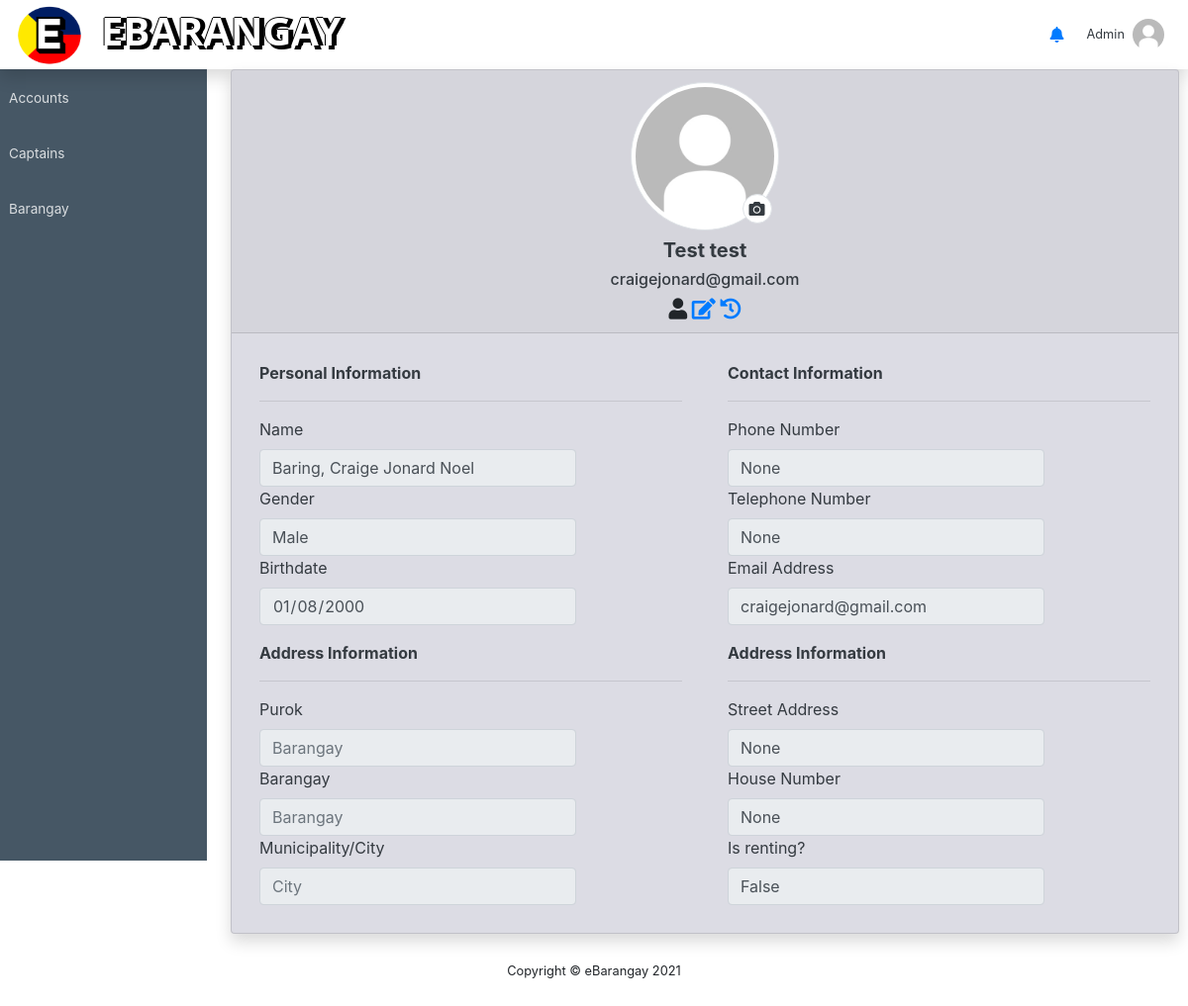
Before: /profile_alt.php?UsersID=41 (signed in) with the older database file.
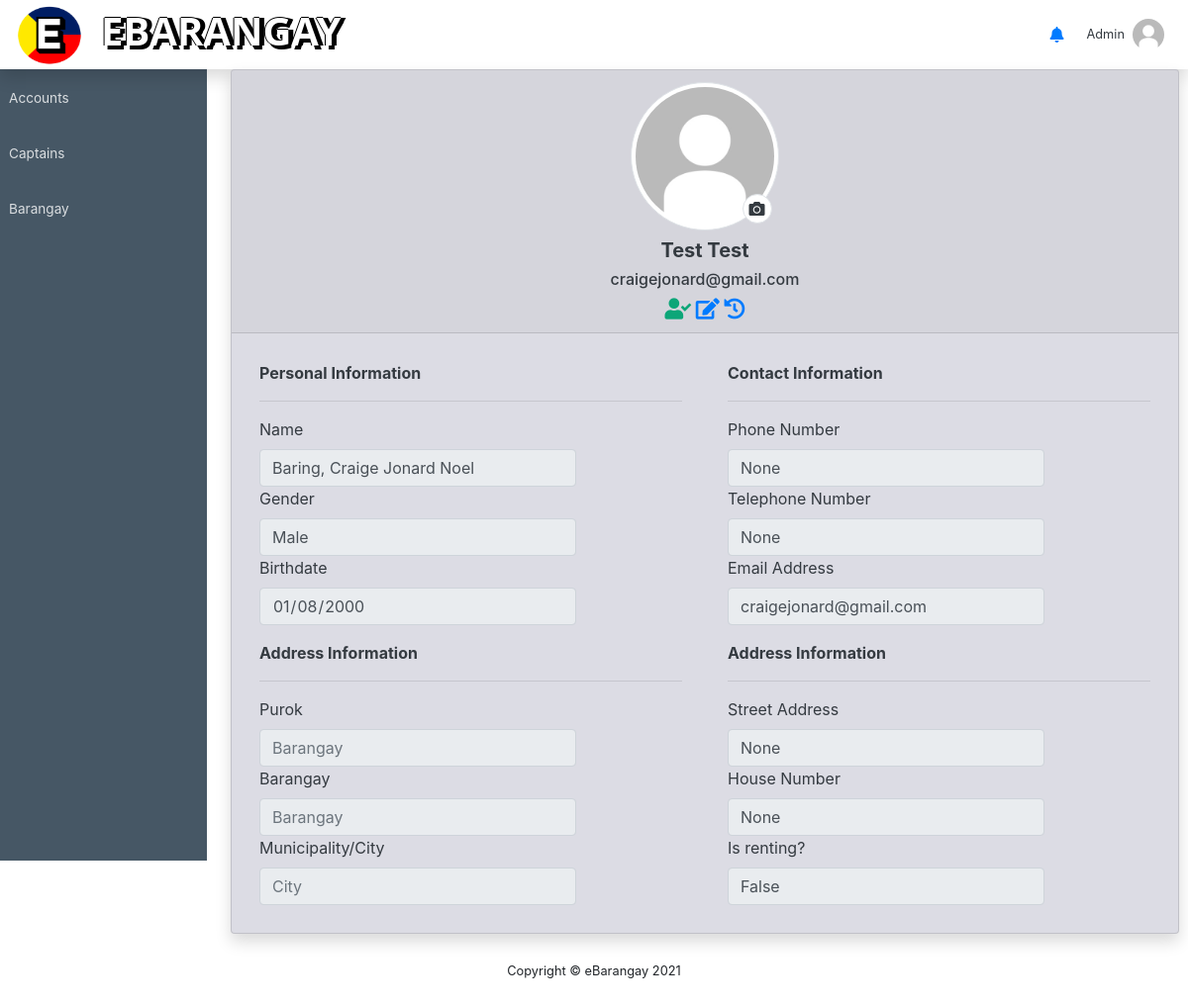
After: the same page with the newer database file.
### tables this page shows
CREATE TABLE `users` (
  `UsersID` int(11) NOT NULL,
  `Firstname` varchar(50) NOT NULL,
  `Middlename` varchar(50) DEFAULT NULL,
  `Lastname` varchar(50) NOT NULL,
  `dateofbirth` varchar(50) NOT NULL,
  `civilStat` varchar(50) NOT NULL,
  `emailAdd` varchar(50) NOT NULL,
  `username` varchar(50) NOT NULL,
  `usersPwd` varchar(255) DEFAULT NULL,
  `userGender` varchar(50) DEFAULT NULL,
  `userType` varchar(50) DEFAULT NULL,
  `profile_pic` varchar(129) DEFAULT NULL,
  `userBarangay` varchar(50) DEFAULT NULL,
  `userPurok` varchar(50) DEFAULT NULL,
  `phoneNum` varchar(20) DEFAULT NULL,
  `teleNum` varchar(20) DEFAULT NULL,
  `VerifyStatus` varchar(20) NOT NULL DEFAULT 'Pending',
  `userCity` varchar(30) NOT NULL DEFAULT 'None',
  `Status` varchar(20) NOT NULL DEFAULT 'Active',
  `landlordName` varchar(50) DEFAULT 'None',
  `landlordContact` varchar(50) DEFAULT 'NONE',
  `barangayPos` varchar(50) DEFAULT 'None',
  `userAddress` varchar(50) DEFAULT NULL,
  `userHouseNum` varchar(50) DEFAULT NULL,
  `IsLandlord` varchar(20) NOT NULL DEFAULT 'False',
  `isRenting` varchar(20) NOT NULL DEFAULT 'False',
  `startedLiving` date NOT NULL DEFAULT '0000-00-00'
);

### profile_alt.php (the view, shortened to what this page needs)
<?php
    if(!isset($_GET['viewProfile'])){
        include_once 'header.php';
    }
    else{
        session_start();
        include 'includes/dbh.inc.php';
    }
    $profile = $conn->query("SELECT *, concat(users.Firstname, ' ', users.Lastname) as name FROM users WHERE UsersID='{$_GET['UsersID']}'");
    $row=$profile->fetch_assoc();
?>
<div class="col d-flex flex-column px-4">
    <div class="card rounded shadow" style="background-color: #dcdce4;">
        <div class="card-header">
            <div class="text-center text-dark">
                <div class="user-avatar w-100 d-flex justify-content-center">
                    <span class="position-relative">
                        <img src="img/<?php echo $row["profile_pic"]; ?>" alt="Maxwell Admin" class="img-fluid img-thumbnail rounded-circle <?php
                            if($row["userType"] == "Resident"){
                                echo "img-res-profile";
                            }
                            elseif($row["userType"] == "Purok Leader"){
                                echo "img-purokldr-profile";
                            }
                            elseif($row["userType"] == "Captain"){
                                echo "img-capt-profile";
                            }
                            elseif($row["userType"] == "Secretary"){
                                echo "img-sec-profile";
                            }
                            elseif($row["userType"] == "Treasurer"){
                                echo "img-treas-profile";
                            }
                            elseif($row["userType"] == "Admin"){
                                echo "img-admin-profile";
                            }
                        ?>" style="width:150px; height:150px">
                        <a href="javascript:void(0)" data-toggle="modal" data-target="#ppModal" class="text-dark position-absolute rounded-circle img-thumbnail d-flex justify-content-center align-items-center" style="top:75%;left:75%;width:30px;height: 30px">
                            <i class="fas fa-camera"></i>
                        </a>
                    </span>
                </div>
                <div class="mt-2">
                    <h5 class="font-weight-bold"><?php echo $row['name'] ?></h5>
                    <h6 readonly><?php echo $_SESSION["emailAdd"]; ?></h6>
                </div>
            </div>
            <div class="text-center">
                <?php if($row['VerifyStatus'] == 'Verified'): ?>
                    <i class="fas fa-user-check fa-lg" alt="Verified" style="color: #0ca678"></i>
                <?php elseif($row['VerifyStatus'] == 'Unverified'): ?>
                    <i class="fas fa-user-slash fa-lg" alt="Unverified" style="color: #e63d2e"></i>
                <?php elseif($row['VerifyStatus'] == 'Pending'): ?>
                    <i class="fas fa-user fa-lg" alt="Pending verification"></i>
                <?php endif; ?>
                <a class="edit_account" href="javascript:void(0)" data-id="<?php echo $_GET['UsersID'] ?>"><i class="fas fa-edit fa-lg" data-toggle="modal" data-target="#editProfileModal" data-backdrop="static"></i></a>
                <?php if($_SESSION['userType'] == "Resident"): ?>
                <a class="view_requests" href="javascript:void(0)"><i class="fas fa-file fa-lg"></i></a>
                <a class="view_reklamos" href="javascript:void(0)"><i class="fas fa-exclamation-triangle fa-lg"></i></a>
                <?php else: ?>
                <a class="view_report" data-id="<?php echo $_GET['UsersID'] ?>" href="javascript:void(0)"><i class="fas fa-history fa-lg"></i></a>
                <?php endif; ?>
            </div>
        </div>
        <div class="card-body text-dark">
            <div class="row">
                <div class="col-md-6">
                    <div class="p-2">
                        <div>
                            <strong>Personal Information</strong><hr>
                        </div>
                        <label class="labels">Name</label>
                        <input type="text" class="form-control w-75" placeholder="Fname Mname Lname" value="<?php echo "{$_SESSION['Lastname']}, {$_SESSION['Firstname']} {$_SESSION['Middlename']}"?>" readonly>
                        <label class="labels">Gender</label>
                        <input type="text" class="form-control w-75" placeholder="Gender" value="<?php echo $_SESSION["userGender"] ?>" readonly>
                        <label class="labels">Birthdate</label>
                        <input type="date" class="form-control w-75" placeholder="Birthdate" value="<?php echo $_SESSION["dateofbirth"] ?>" readonly>
                    </div>
                    <div class="p-2">
                        <div>
                            <strong>Address Information</strong><hr>
                        </div>
                        <div class="row-md-4 row-sm-4">
                            <label class="labels">Purok</label>
                            <input type="text" class="form-control w-75" placeholder="Barangay" value="<?php echo $_SESSION["userPurok"] ?>" readonly>
                        </div>
                        <div class="row-md-4 row-sm-4">
                            <label class="labels">Barangay</label>
                            <input type="text" class="form-control w-75" placeholder="Barangay" value="<?php echo $_SESSION["userBarangay"] ?>" readonly>
                            <label class="labels">Municipality/City</label>
                            <input type="text" class="form-control w-75" placeholder="City" value="<?php echo $_SESSION["userCity"] ?>" readonly>
                        </div>
                    </div>
                </div>
                <div class="col-md-6">
                    <div class="p-2">
                        <div>
                            <strong>Contact Information</strong><hr>
                        </div>
                        <label class="labels">Phone Number</label>
                        <input type="text" class="form-control w-75" value="<?php if($_SESSION['phoneNum'] == NULL){ echo "None"; }else{ echo $_SESSION["phoneNum"]; }?>" readonly>
                        <label class="labels">Telephone Number</label>
                        <input type="text" class="form-control w-75" value="<?php if($_SESSION['teleNum'] == NULL){ echo "None"; }else{ echo $_SESSION["teleNum"]; }?>" readonly>
                        <label class="labels">Email Address</label>
                        <input type="email" class="form-control w-75" placeholder="@email" value="<?php echo $_SESSION["emailAdd"] ?>" readonly>
                    </div>
                    <div class="p-2">
                        <strong>Address Information</strong><hr>
                        <label class="labels">Street Address</label>
                        <input type="text" class="form-control w-75" value="<?php if($_SESSION['phoneNum'] == NULL){ echo "None"; }else{ echo $_SESSION["userAddress"]; }?>" readonly>
                        <label class="labels">House Number</label>
                        <input type="text" class="form-control w-75" value="<?php if($_SESSION['teleNum'] == NULL){ echo "None"; }else{ echo $_SESSION["userHouseNum"]; }?>" readonly>
                        <label class="labels">Is renting?</label>
                        <input type="email" class="form-control w-75" placeholder="@email" value="<?php echo $_SESSION["isRenting"] ?>" readonly>
                    </div>
                </div>
            </div>
        </div>
    </div>
</div>
<?php if(!isset($_GET['viewProfile'])){
    include_once 'footer.php';
    }
?>

### header.php (shortened to what this page needs)
<?php
    if(isset($_SESSION["UsersID"]) == NULL)
    {
        header("location: login.php");
        exit();
    }
    else{
        $firstname = $_SESSION["Firstname"];
        $lastname = $_SESSION["Lastname"];
        $name = "$firstname $lastname";
    }
?>
<!DOCTYPE html>
<html lang="en">
<head>
    <link href="vendor/fontawesome-free/css/all.min.css" rel="stylesheet" type="text/css">
    <link href="css/sb-admin-2.min.css" rel="stylesheet">
    <link href="css/sb-admin-2.css" rel="stylesheet">
    <link href="css/cb2.css" rel="stylesheet">
    <link rel="stylesheet" href="https://cdn.jsdelivr.net/npm/bootstrap@4.3.1/dist/css/bootstrap.min.css">
</head>
<body id="page-top">
<nav class="navbar navbar-expand topbar static-top shadow">
<a class="navbar-brand" href="about.html">
    <img src="img/eb-logo.png" alt="EBARANGAY LOGO" width="70" height="65">
</a>
<h1 class="navbar-text font-weight-bold d-none d-sm-block d-md-block text-white"
    style= "font-family: 'Segoe UI', Tahoma, Geneva, Verdana, sans-serif;
    text-shadow: -1px 0px black, 3px 4px black, 5px 0 black, 0 -1px black;">
    EBARANGAY
</h1>
<ul class="navbar-nav ml-auto">
    <?php if(isset($_SESSION["UsersID"]) != NULL) : ?>
    <li class="nav-item dropdown no-arrow mx-1" id="notifications" onclick="notificationRead()" data-id="<?php echo $_SESSION["UsersID"] ?>">
        <a class="nav-link dropdown-toggle" href="#" id="alertsDropdown" role="button"
            data-toggle="dropdown" aria-haspopup="true" aria-expanded="false">
            <i class="fas fa-bell fa-fw"></i>
        </a>
    </li>
    <?php endif; ?>
    <li class="nav-item dropdown no-arrow">
    <?php if(isset($_SESSION["UsersID"]) != NULL) : ?>
    <a class="nav-link dropdown-toggle" id="userDropdown" role="button"
        data-toggle="dropdown" aria-haspopup="true" aria-expanded="false">
        <span class="mr-2 d-none d-lg-inline text-dark small"><?php if($_SESSION["userType"] == "Admin"){echo "Admin";} else{echo $name;} ?></span>
        <img class="img-profile rounded-circle <?php
            if($_SESSION["userType"] == "Resident"){
                echo "img-res-profile";
            }
            elseif($_SESSION["userType"] == "Purok Leader"){
                echo "img-purokldr-profile";
            }
            elseif($_SESSION["userType"] == "Captain"){
                echo "img-capt-profile";
            }
            elseif($_SESSION["userType"] == "Secretary"){
                echo "img-sec-profile";
            }
            elseif($_SESSION["userType"] == "Treasurer"){
                echo "img-treas-profile";
            }
            elseif($_SESSION["userType"] == "Admin"){
                echo "img-admin-profile";
            }
        ?>" src="img/<?php echo $_SESSION["profile_pic"]; ?> "/>
    </a>
        <?php endif; ?>
    </li>
</ul>
</nav>
<div class="content-wrapper" >
<div class="row">
    <?php if(isset($_SESSION["UsersID"]) && !empty($_SESSION["UsersID"])) : ?>
    <div id="sidebar-area">
    <ul class="navbar-nav sidebar sidebar-dark accordion px-2" id="accordionSidebar" style="background: rgb(70, 87, 101);">
        <?php if($_SESSION["userType"] == "Admin") : ?>
            <li class="nav-item <?php if(basename($_SERVER['PHP_SELF']) === "account.php"): ?> <?php echo "active"; endif; ?>">
            <a class="nav-link <?php if(basename($_SERVER['PHP_SELF']) === "account.php"): ?> <?php echo "bg-secondary"; endif; ?>" href="account.php">
                <span>Accounts</span>
            </a>
        </li>
        <li class="nav-item <?php if(basename($_SERVER['PHP_SELF']) === "captain.php"): ?> <?php echo "active"; endif; ?>">
            <a class="nav-link <?php if(basename($_SERVER['PHP_SELF']) === "captain.php"): ?> <?php echo "bg-secondary"; endif; ?>" href="captain.php">
                <span>Captains</span>
            </a>
        </li>
        <li class="nav-item <?php if(basename($_SERVER['PHP_SELF']) === "barangay.php"): ?> <?php echo "active"; endif; ?>">
            <a class="nav-link <?php if(basename($_SERVER['PHP_SELF']) === "barangay.php"): ?> <?php echo "bg-secondary"; endif; ?>" href="barangay.php">
                <span>Barangay</span>
            </a>
        </li>
        <?php endif; ?>
        <?php endif; ?>
    </ul>
    </div>

### footer.php (shortened to what this page needs)
  </div>
  </div>
  <footer class="sticky-footer">
      <div class="container my-auto">
          <div class="copyright text-center my-auto">
              <span>Copyright &copy; eBarangay 2021</span>
          </div>
      </div>
  </footer>
</body>
</html>

### css/cb2.css (style rules this page uses)
.img-res-profile { padding: 1px; border: 3px solid rgb(209, 209, 221); }

Changed rows visible on the page:
changed users: VerifyStatus "Pending" → "Verified" (drawn)
Other visible differences:
$row['name']: "Test test" → "Test Test"
